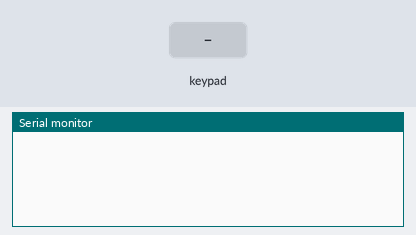
Bench run of a sketch on a simulated Arduino Uno, built with avr-gcc and run on an emulated ATmega328P. Parts: the last lines printed to the serial monitor. The test bench sets the inputs (shaded band).

Above: at 1.2 s.
1.3 s: key '1' pressed
At 1.6 s:
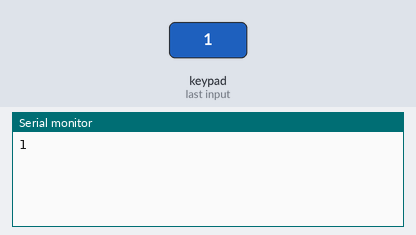
2.8 s: keypad keys 6 7 8 A pressed 0.4 s apart
At 4.9 s:
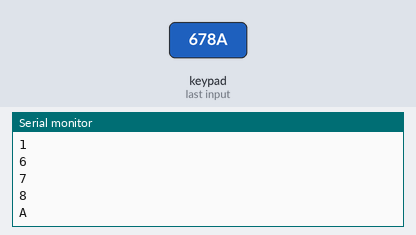
5.9 s: key 'B' pressed
At 6.3 s:
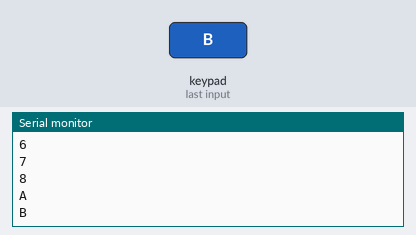
7.4 s: key 'C' pressed
At 8.6 s:
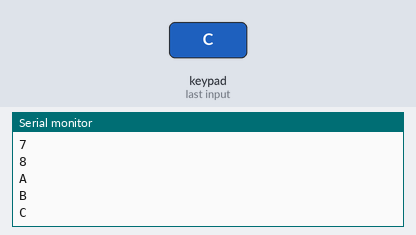
8.9 s: keypad keys 5 4 3 2 pressed 0.4 s apart
At 10.7 s:
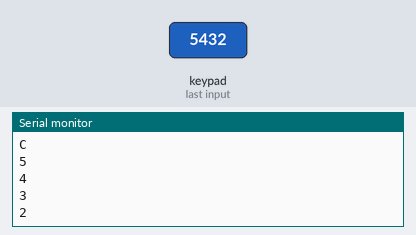
Timing chart, 0 to 12.2 s (numbered marks = the images above; inputs shaded):
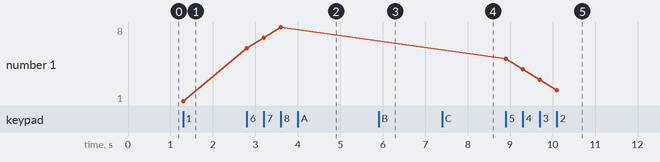

Measured:
- after the input at 1.3 s, the serial monitor: prints a new line at once (image 1)
- after the input at 2.8 s, the serial monitor: prints a new line at once (image 2)
- after the input at 5.9 s, the serial monitor: prints a new line at once (image 3)
- after the input at 7.4 s, the serial monitor: prints a new line at once (image 4)
- after the input at 8.9 s, the serial monitor: prints a new line at once (image 5)
- plotted number 1: 1 → 8 after the input at 2.8 s, 8 → 2 after the input at 8.9 s

The sketch:

kepad.ino
```cpp
#include <Keypad.h>
#include <TimerOne.h>

const byte rows = 3; //số hàng
const byte columns = 4; //số cột
char key = 0;
char keys[rows][columns] =
{
  {'1', '2', '3', 'A'},
  {'4', '5', '6', 'B'},
  {'7', '8', '9', 'C'},
  };

  byte rowPins[rows] = {6, 7, 8};
byte columnPins[columns] = {5, 4, 3, 2};

Keypad keypad = Keypad(makeKeymap(keys), rowPins, columnPins, rows, columns);
void setup() {
  // put your setup code here, to run once:

  Timer1.initialize(100000);
  Timer1.attachInterrupt(get_pass);
  Serial.begin(9600);
}

void loop() {
  // put your main code here, to run repeatedly:

}

void get_pass(void)
{
  char temp = keypad.getKey();
  if ((int)keypad.getState() ==  PRESSED) {
    if (temp != 0) {
      key = temp;
      Serial.println(key);
    }
  }
}
```
